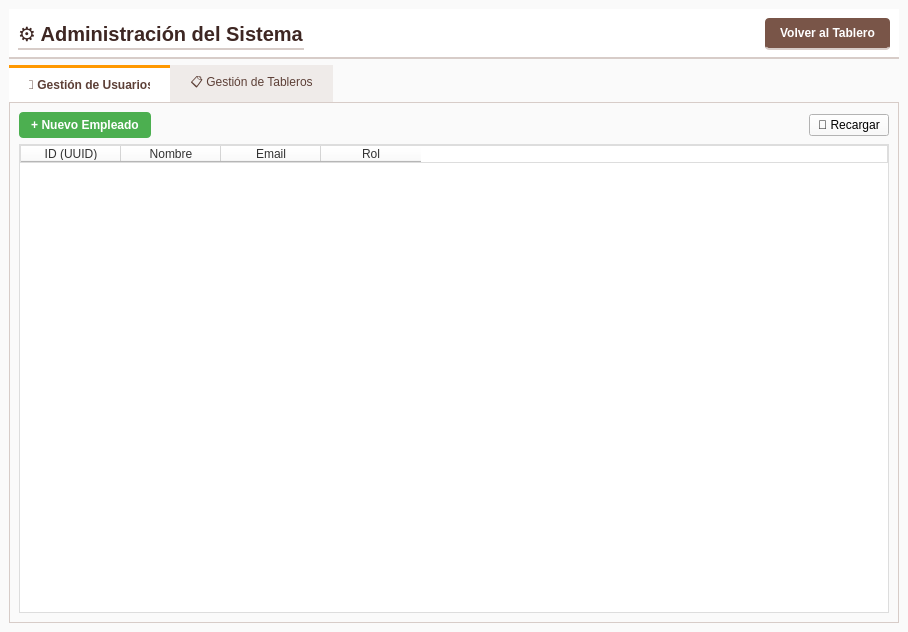
<?xml version="1.0" encoding="UTF-8"?>
<ui version="4.0">
 <class>AdminWindow</class>
 <widget class="QMainWindow" name="AdminWindow">
  <property name="geometry">
   <rect>
    <x>0</x>
    <y>0</y>
    <width>908</width>
    <height>632</height>
   </rect>
  </property>
  <property name="windowTitle">
   <string>AlaxaFlow - Panel de Administración</string>
  </property>
  <property name="styleSheet">
   <string notr="true">background-color: #FAFAFA; font-family: 'Segoe UI';</string>
  </property>
  <widget class="QWidget" name="centralwidget">
   <layout class="QVBoxLayout" name="verticalLayout">
    <item>
     <widget class="QFrame" name="frame_header">
      <property name="styleSheet">
       <string notr="true">background-color: white; border-bottom: 2px solid #D7CCC8;</string>
      </property>
      <layout class="QHBoxLayout" name="horizontalLayout">
       <item>
        <widget class="QLabel" name="label_title">
         <property name="styleSheet">
          <string notr="true">font-size: 20px; font-weight: bold; color: #3E2723;</string>
         </property>
         <property name="text">
          <string>⚙️ Administración del Sistema</string>
         </property>
        </widget>
       </item>
       <item>
        <spacer name="horizontalSpacer">
         <property name="orientation">
          <enum>Qt::Horizontal</enum>
         </property>
         <property name="sizeHint" stdset="0">
          <size>
           <width>40</width>
           <height>20</height>
          </size>
         </property>
        </spacer>
       </item>
       <item>
        <widget class="QPushButton" name="btn_back">
         <property name="cursor">
          <cursorShape>PointingHandCursor</cursorShape>
         </property>
         <property name="styleSheet">
          <string notr="true">background-color: #795548; color: white; padding: 8px 15px; border-radius: 4px; font-weight: bold;</string>
         </property>
         <property name="text">
          <string>Volver al Tablero</string>
         </property>
        </widget>
       </item>
      </layout>
     </widget>
    </item>
    <item>
     <widget class="QTabWidget" name="tabWidget">
      <property name="styleSheet">
       <string notr="true">QTabWidget::pane { border: 1px solid #D7CCC8; } QTabBar::tab { background: #EFEBE9; padding: 10px 20px; color: #5D4037; } QTabBar::tab:selected { background: #FFFFFF; font-weight: bold; border-top: 3px solid #FF9800; }</string>
      </property>
      <property name="currentIndex">
       <number>0</number>
      </property>
      <widget class="QWidget" name="tab_users">
       <attribute name="title">
        <string>👥 Gestión de Usuarios</string>
       </attribute>
       <layout class="QVBoxLayout" name="verticalLayout_2">
        <item>
         <layout class="QHBoxLayout" name="horizontalLayout_2">
          <item>
           <widget class="QPushButton" name="btn_add_user">
            <property name="cursor">
             <cursorShape>PointingHandCursor</cursorShape>
            </property>
            <property name="styleSheet">
             <string notr="true">background-color: #4CAF50; color: white; padding: 6px 12px; border-radius: 4px; font-weight: bold;</string>
            </property>
            <property name="text">
             <string>+ Nuevo Empleado</string>
            </property>
           </widget>
          </item>
          <item>
           <spacer name="horizontalSpacer_2">
            <property name="orientation">
             <enum>Qt::Horizontal</enum>
            </property>
            <property name="sizeHint" stdset="0">
             <size>
              <width>40</width>
              <height>20</height>
             </size>
            </property>
           </spacer>
          </item>
          <item>
           <widget class="QPushButton" name="btn_refresh_users">
            <property name="cursor">
             <cursorShape>PointingHandCursor</cursorShape>
            </property>
            <property name="text">
             <string>🔄 Recargar</string>
            </property>
           </widget>
          </item>
         </layout>
        </item>
        <item>
         <widget class="QTableWidget" name="table_users">
          <property name="styleSheet">
           <string notr="true">background: white; border: 1px solid #ddd; color: #333;</string>
          </property>
          <property name="alternatingRowColors">
           <bool>true</bool>
          </property>
          <property name="selectionBehavior">
           <enum>QAbstractItemView::SelectRows</enum>
          </property>
          <column>
           <property name="text">
            <string>ID (UUID)</string>
           </property>
          </column>
          <column>
           <property name="text">
            <string>Nombre</string>
           </property>
          </column>
          <column>
           <property name="text">
            <string>Email</string>
           </property>
          </column>
          <column>
           <property name="text">
            <string>Rol</string>
           </property>
          </column>
         </widget>
        </item>
       </layout>
      </widget>
      <widget class="QWidget" name="tab_boards">
       <attribute name="title">
        <string>📋 Gestión de Tableros</string>
       </attribute>
       <layout class="QVBoxLayout" name="verticalLayout_3">
        <item>
         <layout class="QHBoxLayout" name="horizontalLayout_3">
          <item>
           <widget class="QPushButton" name="btn_add_board">
            <property name="cursor">
             <cursorShape>PointingHandCursor</cursorShape>
            </property>
            <property name="styleSheet">
             <string notr="true">background-color: #FF9800; color: white; padding: 6px 12px; border-radius: 4px; font-weight: bold;</string>
            </property>
            <property name="text">
             <string>+ Nuevo Tablero</string>
            </property>
           </widget>
          </item>
          <item>
           <spacer name="horizontalSpacer_3">
            <property name="orientation">
             <enum>Qt::Horizontal</enum>
            </property>
            <property name="sizeHint" stdset="0">
             <size>
              <width>40</width>
              <height>20</height>
             </size>
            </property>
           </spacer>
          </item>
          <item>
           <widget class="QPushButton" name="btn_refresh_boards">
            <property name="cursor">
             <cursorShape>PointingHandCursor</cursorShape>
            </property>
            <property name="text">
             <string>🔄 Recargar</string>
            </property>
           </widget>
          </item>
         </layout>
        </item>
        <item>
         <widget class="QTableWidget" name="table_boards">
          <property name="styleSheet">
           <string notr="true">background: white; border: 1px solid #ddd; color: #333;</string>
          </property>
          <property name="alternatingRowColors">
           <bool>true</bool>
          </property>
          <property name="selectionBehavior">
           <enum>QAbstractItemView::SelectRows</enum>
          </property>
          <column>
           <property name="text">
            <string>ID Tablero</string>
           </property>
          </column>
          <column>
           <property name="text">
            <string>Título</string>
           </property>
          </column>
          <column>
           <property name="text">
            <string>Descripción</string>
           </property>
          </column>
          <column>
           <property name="text">
            <string>Creado Por (ID)</string>
           </property>
          </column>
         </widget>
        </item>
       </layout>
      </widget>
     </widget>
    </item>
   </layout>
  </widget>
 </widget>
 <resources/>
 <connections/>
</ui>
